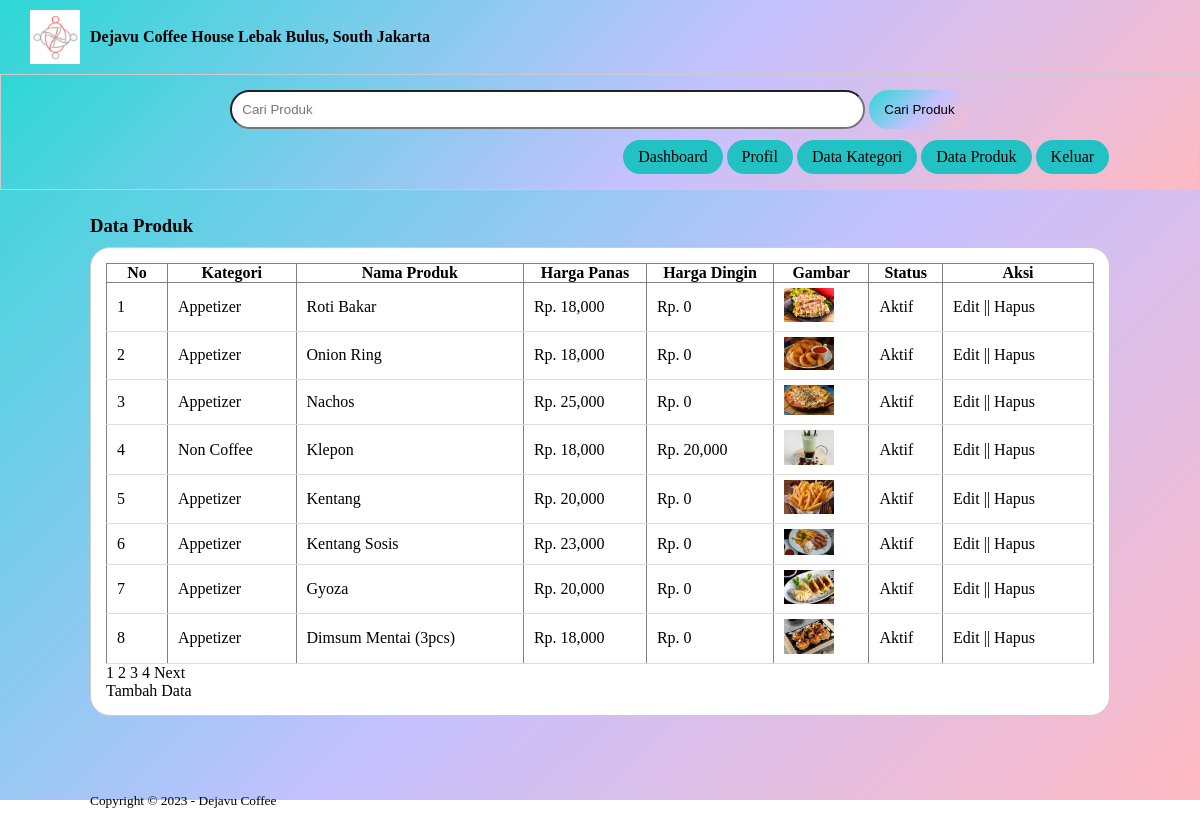
Page /data-produk.php (signed in) on the committed database.
### tables this page shows
CREATE TABLE `tb_product` (
  `product_id` int(11) NOT NULL,
  `category_id` int(11) NOT NULL,
  `product_name` varchar(100) NOT NULL,
  `product_price_p` int(11) NOT NULL,
  `product_price_d` int(11) NOT NULL,
  `product_description` blob DEFAULT NULL,
  `product_image` varchar(100) NOT NULL,
  `product_status` blob DEFAULT NULL,
  `date_created` timestamp NOT NULL DEFAULT current_timestamp()
);

CREATE TABLE `tb_category` (
  `category_id` int(11) NOT NULL,
  `category_name` varchar(25) NOT NULL
);

### data-produk.php (the view, shortened to what this page needs)
<?php
include 'db.php';
?>
<!DOCTYPE html>
<html>
<head>
    <link rel="stylesheet" type="text/css" href="css/set.css">
</head>
<body>
    <header>
        <div class="header">
            <div class="logo">
                <img src="img/logo1.png" width="50px">
                <a href="index.php">Dejavu Coffee House Lebak Bulus, South Jakarta</a>
            </div>
        </div>
    <div class="search">
        <div class="container">
            <form method="GET" action="">
                <input type="text" name="search" placeholder="Cari Produk" class="produk">
				<input type="submit" name="cari" value="Cari Produk" class="produk">
			</form>
        <ul>
            <li><a href="dashboard.php" class="btn">Dashboard</a></li>
            <li><a href="profil.php" class="btn">Profil</a></li>
            <li><a href="data-kategori.php" class="btn">Data Kategori</a></li>
            <li><a href="data-produk.php" class="btn">Data Produk</a></li>
            <li><a href="keluar.php" class="btn">Keluar</a></li>
        </ul>
        </div>
    </div>
    </header>
    <div class="section">
        <div class="container">
            <h3>Data Produk</h3>
            <div class="box">
                <table border="1" cellspacing="0" class="table">
                    <thead>
                    <tr>
                        <th width="60px">No</th>
                        <th>Kategori</th>
                        <th>Nama Produk</th>
                        <th>Harga Panas</th>
                        <th>Harga Dingin</th>
                        <th>Gambar</th>
                        <th>Status</th>
                        <th width="150px">Aksi</th>
                    </tr>
                    </thead>
                    <tbody>
                    <?php
                    $itemsPerSlide = 8;
                    $currentPage = isset($_GET['page']) ? $_GET['page'] : 1;
                    $offset = ($currentPage - 1) * $itemsPerSlide;
                    if (isset($_GET['search'])) {
                        $search = $_GET['search'];
                        $query = "SELECT * FROM tb_product LEFT JOIN tb_category USING (category_id) WHERE product_name LIKE '%$search%' ORDER BY product_id DESC LIMIT $offset, $itemsPerSlide";
                        $countQuery = "SELECT COUNT(*) as total FROM tb_product LEFT JOIN tb_category USING (category_id) WHERE product_name LIKE '%$search%'";
                    } else {
                        $query = "SELECT * FROM tb_product LEFT JOIN tb_category USING (category_id) ORDER BY product_id DESC LIMIT $offset, $itemsPerSlide";
                        $countQuery = "SELECT COUNT(*) as total FROM tb_product LEFT JOIN tb_category USING (category_id)";
                    }
                    $result = mysqli_query($conn, $query);
                    $counter = ($currentPage - 1) * $itemsPerSlide + 1;
                    while ($row = mysqli_fetch_array($result)) {
                        ?>
                        <tr>
                            <td><?php echo $counter ?></td>
                            <td><?php echo $row['category_name'] ?></td>
                            <td><?php echo $row['product_name'] ?></td>
                            <td>Rp. <?php echo number_format($row['product_price_p']) ?></td>
                            <td>Rp. <?php echo number_format($row['product_price_d']) ?></td>
                            <td><a href="produk/<?php echo $row ['product_image'] ?>" target="_blank"> <img
                                            src="produk/<?php echo $row ['product_image'] ?>" width="50px"> </a></td>
                            <td><?php echo ($row['product_status'] == 0) ? 'Tidak Aktif' : 'Aktif' ?></td>
                            <td>
                                <a href="edit-produk.php?id=<?php echo $row['product_id'] ?>">Edit</a> ||
                                <a href="proses-hapus.php.?idp=<?php echo $row['product_id'] ?>"
                                   onclick="return confirm('Yakin ingin hapus ?')">Hapus</a>
                            </td>
                        </tr>
                        <?php
                        $counter++;
                    }
                    ?>
                    </tbody>
                </table>
                <?php
                $countResult = mysqli_query($conn, $countQuery);
                $countRow = mysqli_fetch_assoc($countResult);
                $totalData = $countRow['total'];
                $totalPages = ceil($totalData / $itemsPerSlide);
                ?>
                <div class="pagination">
                    <?php for ($i = 1; $i <= $totalPages; $i++) { ?>
                        <a href="?page=<?php echo $i; ?>" <?php if ($i == $currentPage) echo 'class="active"'; ?>><?php echo $i; ?></a>
                    <?php } ?>
                    <?php if ($currentPage < $totalPages) { ?>
                        <a href="?page=<?php echo $currentPage + 1; ?>">Next</a>
                    <?php } ?>
                </div>
                <p><a href="tambah-produk.php">Tambah Data</a></p>
            </div>
        </div>
    </div>
    <footer>
        <div class="container">
            <small>Copyright &copy; 2023 - Dejavu Coffee</small>
        </div>
    </footer>
</body>
</html>

### css/set.css (style rules this page uses)
* { padding: 0; margin: 0; font: cursive; }
body { height: 100vh; background-image: linear-gradient(-225deg, #2CD8D5 0%, #C5C1FF 56%, #FFBAC3 100%); background-repeat: no-repeat; }
a { color: inherit; text-decoration: none; }
.btn { padding: 8px 15px; text-align: center; margin-top: 11px; background-color: #22c1c3; color: black; border: none; cursor: pointer; border-radius: 20px; }
header { background-image: linear-gradient(-225deg, #2CD8D5 0%, #C5C1FF 56%, #FFBAC3 100%); color: black; }
header ul { float: right; }
header ul li { display: inline-block; }
header ul li a { padding: 20px 0 20px 15px; display: inline-block; }
.header { display:flex ; justify-content: space-between; align-items: center; padding: 10px 20px; }
.logo { display: flex; align-items: center; }
.logo img { margin-right: 10px; }
.logo a { color: #000; text-decoration: none; font-weight: bold; }
footer { padding: 25px 0; }
.container { width: 85%; margin: 0 auto; }
.header { width: 95%; margin: 0 auto; }
.container:after { content: ''; display: block; clear: both; }
.section { padding: 25px 0; }
.box { background-color: #fff; border:1px solid #ccc; padding: 15px; box-sizing: border-box; margin: 10px 0 25px 0; border-radius: 20px; }
.box:after { content: ''; display: block; clear: both; border-radius: 20px; }
.table { width: 100%; border-collapse: collapse; }
.table tr { height: 15px; }
.table tr td { padding: 5px 10px; text-align: left; border-bottom: 1px solid #ddd; }
.search { padding: 15px 0; background-image: linear-gradient(-225deg, #2CD8D5 0%, #C5C1FF 56%, #FFBAC3 100%); border:1px solid #ccc; text-align: center; }
.search input[type=text] { width: 60%; padding: 10px; border-radius: 20px; }
.search input[type=submit] { padding: 12px 15px; background-image: linear-gradient(-225deg, #2CD8D5 0%, #C5C1FF 56%, #FFBAC3 100%); color: #000; border:none; cursor: pointer; border-radius: 20px; }

### rows in the picture
tb_product: category.category_name "Appetizer", product_name "Roti Bakar", product_price_p "18,000", product_price_d "0", product_image (picture), product_status "Aktif"
tb_product: category.category_name "Appetizer", product_name "Onion Ring", product_price_p "18,000", product_price_d "0", product_image (picture), product_status "Aktif"
tb_product: category.category_name "Appetizer", product_name "Nachos", product_price_p "25,000", product_price_d "0", product_image (picture), product_status "Aktif"
tb_product: category.category_name "Non Coffee", product_name "Klepon", product_price_p "18,000", product_price_d "20,000", product_image (picture), product_status "Aktif"
tb_product: category.category_name "Appetizer", product_name "Kentang", product_price_p "20,000", product_price_d "0", product_image (picture), product_status "Aktif"
tb_product: category.category_name "Appetizer", product_name "Kentang Sosis", product_price_p "23,000", product_price_d "0", product_image (picture), product_status "Aktif"
tb_product: category.category_name "Appetizer", product_name "Gyoza", product_price_p "20,000", product_price_d "0", product_image (picture), product_status "Aktif"
tb_product: category.category_name "Appetizer", product_name "Dimsum Mentai (3pcs)", product_price_p "18,000", product_price_d "0", product_image (picture), product_status "Aktif"
